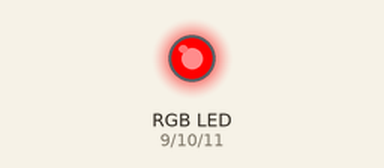
This sketch was run on a simulated Arduino Uno, built with avr-gcc and run on an emulated ATmega328P. Parts: an RGB LED mixed from three pins (HIGH = lit).

Above: at 0.05 s.
At 1.05 s:
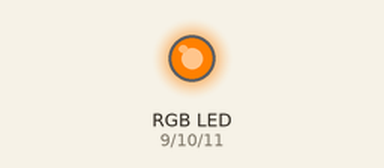
At 1.75 s:
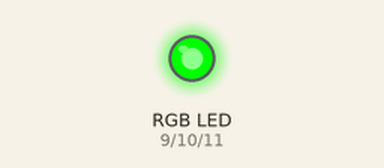
At 2.15 s:
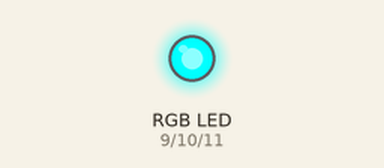
At 2.6 s:
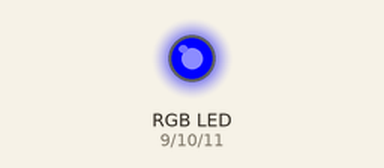
At 3.45 s:
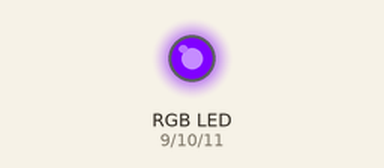
Timing chart, 0 to 8.1 s (numbered marks = the images above):
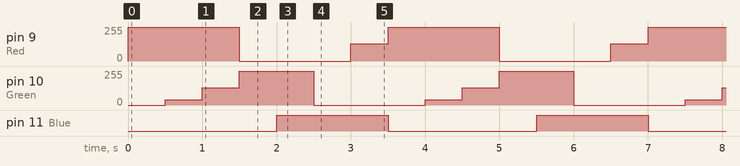

The sketch:

rbg.ino
```cpp
int del = 500;

void setup() {
  // put your setup code here, to run once:
  pinMode(9, OUTPUT); //Red
  pinMode(10, OUTPUT); //Green
  pinMode(11, OUTPUT); //Blue
}

void loop() {
  // put your main code here, to run repeatedly:
  rgb(255, 0, 0); //Red
  rgb(255, 40, 0); //Orange
  rgb(255, 128, 0); //Yellow
  rgb(0, 255, 0); //Green
  rgb(0, 255, 255); //LBlue
  rgb(0, 0, 255); //Blue
  rgb(128, 0, 255); //Purple
}

void rgb(int red, int green, int blue) {
  analogWrite(9, red);
  analogWrite(10, green);
  analogWrite(11, blue);
  delay(del);
}
```

Measured:
- by itself, pin 9 (Red): repeats every 3.5 s: 0/255 1.5 s, 128/255 0.50 s, 255/255 1.5 s
- by itself, pin 10 (Green): repeats every 3.5 s: 128/255 0.50 s, 255/255 1.0 s, 0/255 1.5 s, 40/255 0.50 s
- by itself, pin 11 (Blue): alternates HIGH for 1.5 s and LOW for 2.0 s
